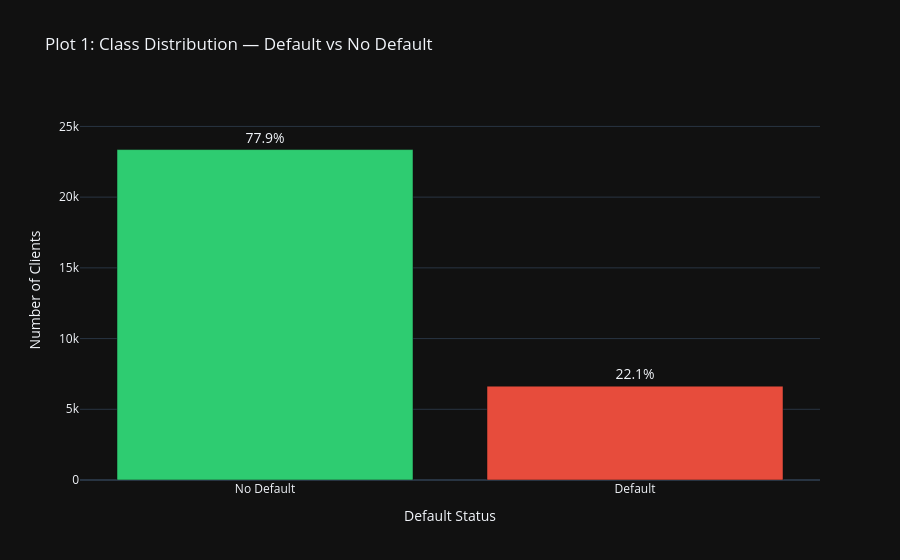
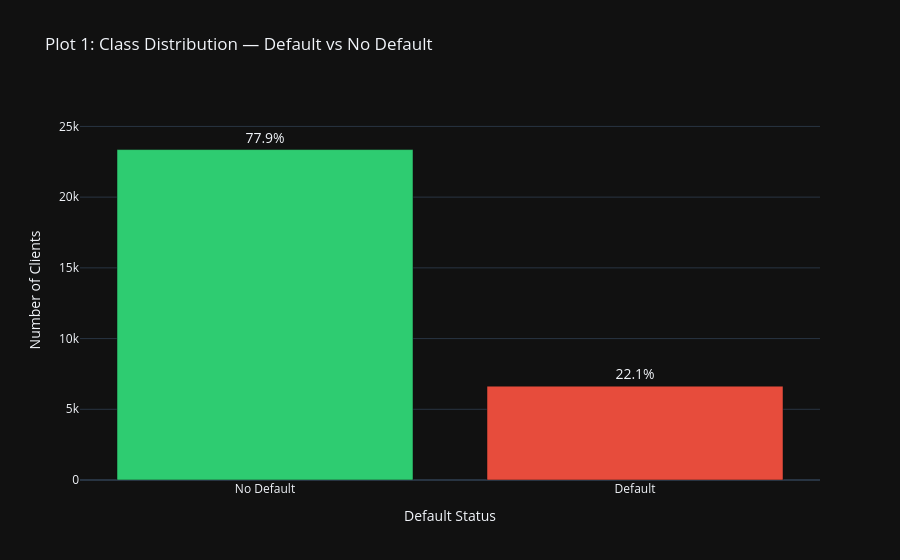

These figures' notebook cell, in order:
### Markdown cell above
---
## Plot 1 — Class Distribution (Target Variable)

**Observation:** The dataset is imbalanced, with approximately 78% of clients not defaulting and 22% defaulting. This ~3.5:1 ratio is moderate but meaningful — a naive classifier that always predicts "No Default" would already achieve 78% accuracy, making raw accuracy a misleading metric. 

**Modeling Implication:** F1-score and ROC-AUC should be the primary evaluation metrics. Techniques such as class weighting or SMOTE may be required to prevent models from being biased toward the majority class.

### Code cell
class_counts = clean_df['default_label'].value_counts().reset_index()
class_counts.columns = ['Status', 'Count']
class_counts['Percentage'] = (class_counts['Count'] / class_counts['Count'].sum() * 100).round(1)
class_counts['Label'] = class_counts['Percentage'].astype(str) + '%'

fig = px.bar(
    class_counts,
    x='Status',
    y='Count',
    color='Status',
    text='Label',
    title='Plot 1: Class Distribution — Default vs No Default',
    color_discrete_map={'No Default': '#2ecc71', 'Default': '#e74c3c'},
    labels={'Status': 'Default Status', 'Count': 'Number of Clients'}
)
fig.update_traces(textposition='outside', textfont_size=14)
fig.update_layout(showlegend=False, yaxis_range=[0, class_counts['Count'].max() * 1.15])
fig.show()

### Figure 1 — Plotly figure (JSON) as saved in the notebook; plotly's stock layout.template omitted (floating-point values rounded to 4 significant figures)
{"data": [{"hovertemplate": "Default Status=%{x}<br>Number of Clients=%{y}<br>Label=%{text}<extra></extra>", "legendgroup": "No Default", "marker": {"color": "#2ecc71", "pattern": {"shape": ""}}, "name": "No Default", "orientation": "v", "showlegend": true, "text": ["77.9%"], "textposition": "outside", "x": ["No Default"], "xaxis": "x", "y": [23364], "yaxis": "y", "type": "bar", "textfont": {"size": 14}}, {"hovertemplate": "Default Status=%{x}<br>Number of Clients=%{y}<br>Label=%{text}<extra></extra>", "legendgroup": "Default", "marker": {"color": "#e74c3c", "pattern": {"shape": ""}}, "name": "Default", "orientation": "v", "showlegend": true, "text": ["22.1%"], "textposition": "outside", "x": ["Default"], "xaxis": "x", "y": [6636], "yaxis": "y", "type": "bar", "textfont": {"size": 14}}], "layout": {"xaxis": {"anchor": "y", "domain": [0.0, 1.0], "title": {"text": "Default Status"}, "categoryorder": "array", "categoryarray": ["No Default", "Default"]}, "yaxis": {"anchor": "x", "domain": [0.0, 1.0], "title": {"text": "Number of Clients"}, "range": [0, 26870.0]}, "legend": {"title": {"text": "Default Status"}, "tracegroupgap": 0}, "title": {"text": "Plot 1: Class Distribution — Default vs No Default"}, "barmode": "relative", "showlegend": false}}

### Figure 2 — Plotly figure (JSON) as saved in the notebook; plotly's stock layout.template omitted (floating-point values rounded to 4 significant figures)
{"data": [{"hovertemplate": "Default Status=%{x}<br>Number of Clients=%{y}<br>Label=%{text}<extra></extra>", "legendgroup": "No Default", "marker": {"color": "#2ecc71", "pattern": {"shape": ""}}, "name": "No Default", "orientation": "v", "showlegend": true, "text": ["77.9%"], "textposition": "outside", "x": ["No Default"], "xaxis": "x", "y": [23364], "yaxis": "y", "type": "bar", "textfont": {"size": 14}}, {"hovertemplate": "Default Status=%{x}<br>Number of Clients=%{y}<br>Label=%{text}<extra></extra>", "legendgroup": "Default", "marker": {"color": "#e74c3c", "pattern": {"shape": ""}}, "name": "Default", "orientation": "v", "showlegend": true, "text": ["22.1%"], "textposition": "outside", "x": ["Default"], "xaxis": "x", "y": [6636], "yaxis": "y", "type": "bar", "textfont": {"size": 14}}], "layout": {"xaxis": {"anchor": "y", "domain": [0.0, 1.0], "title": {"text": "Default Status"}, "categoryorder": "array", "categoryarray": ["No Default", "Default"]}, "yaxis": {"anchor": "x", "domain": [0.0, 1.0], "title": {"text": "Number of Clients"}, "range": [0, 26870.0]}, "legend": {"title": {"text": "Default Status"}, "tracegroupgap": 0}, "title": {"text": "Plot 1: Class Distribution — Default vs No Default"}, "barmode": "relative", "showlegend": false}}
